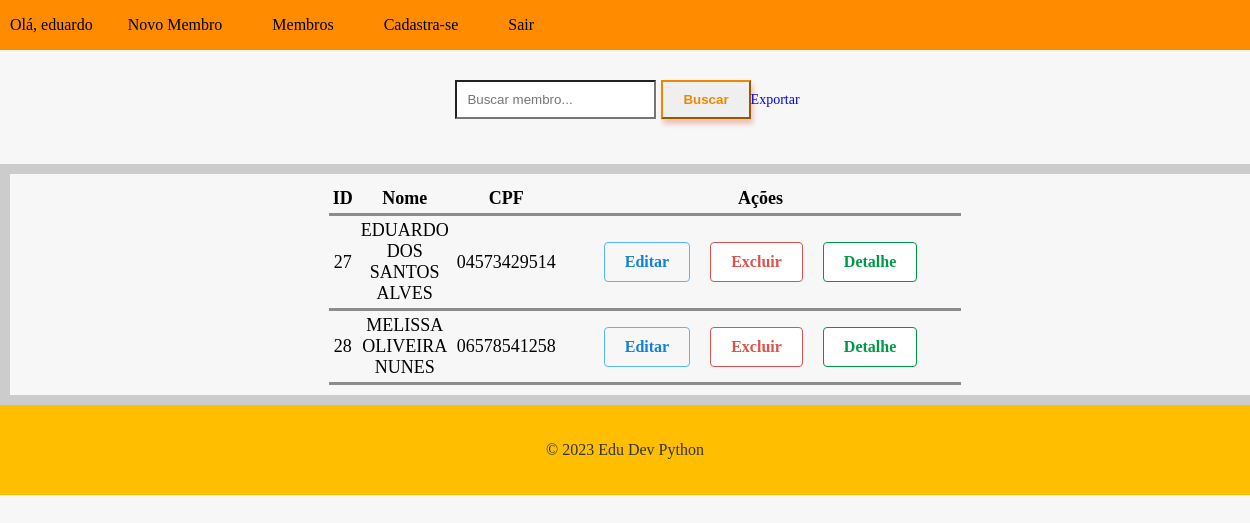
Page /members/ (signed in) on the earlier database version.
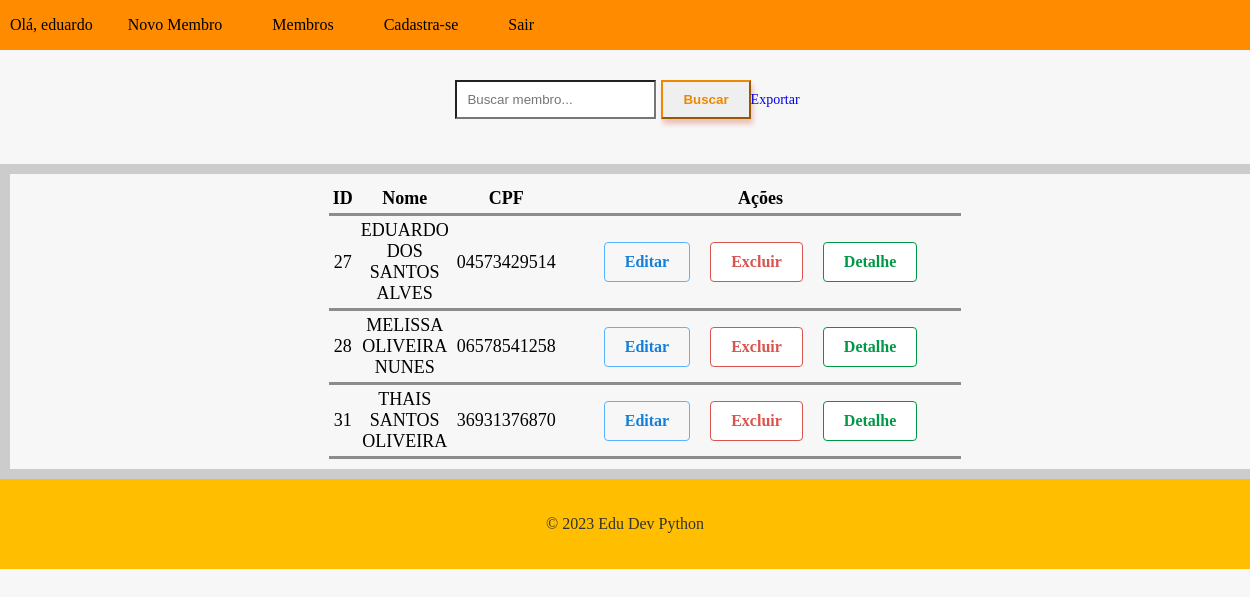
Same page on the later database version.
### cadmember/models.py (models this page shows, shortened)
class Member(models.Model):
    id = models.AutoField(primary_key=True)
    name = models.CharField(max_length=200, blank=False, null=False, verbose_name='nome')
    cpf = models.CharField(max_length=11, blank=False, null=True, verbose_name="cpf")
    date_birth = models.DateField(null=False, blank=False, verbose_name='data_nascimento',default=" ")
    city_birth = models.ForeignKey(City, on_delete=models.PROTECT, related_name= 'cidade_nascimento', null=True)
    state_birth = models.ForeignKey(State, on_delete=models.PROTECT, related_name= "estado_nascimento", null= True)
    date_baptism = models.DateField(null=False, blank=False, verbose_name='data_batismo')
    address = models.CharField(max_length=200, blank=False, null=False, verbose_name='endereço')
    cep = models.CharField(max_length=8, blank=False, null=False, verbose_name='cep')

### cadmember/views.py (the view)
# urls.py: path('members/', MembersListView.as_view(), name='members_list'),
@method_decorator(login_required(login_url='login'), name='dispatch')
class MembersListView(ListView):
    model = Member
    template_name ='members.html'
    context_object_name ='members'
    def get_queryset(self):
        members = super().get_queryset().order_by('name')
        search = self.request.GET.get('search')
        if search:
             members = members.filter(name__icontains=search)
        return members

### cadmember/templates/members.html (shortened to what this page needs)
{% extends "base.html" %}
{% load static %}
{% block content %}
  <head>
    <link  rel="stylesheet" href="{% static 'css/tabela.css' %}">
  </head>
    <form method="GET" action="{% url  'members_list' %}">
        <input type="text" name="search" placeholder="Buscar membro...">
        <button type="submit">Buscar</button>
        <a href="{% url 'exportar_excel' %}">Exportar</a>
    </form>
    <div class="conteiner">
        <table class="tabela" >
            <thead class="thead">
                <tr>
                    <th scope="col">ID</th>
                    <th scope="col">Nome</th>
                    <th scope="col">CPF</th>
                    <th scope="col">Ações</th>
                </tr>
            </thead>
            <Tbody>
                {% for member in members %}
                <tr>
                    <td>{{ member.id }}</td>
                    <td>{{ member.name }}</td>
                    <td>{{ member.cpf }}</td>
                    <td>
                    <div class="btn">
                        <a href="{% url 'member_update' pk=member.pk %}" class="btn btn-update">Editar</a>
                        <a href="{% url 'member_delete' pk=member.pk%}"  class=" btn btn-danger">Excluir</a>
                        <a href="{% url 'member_detail' pk=member.pk %}" class=" btn btn-detail">Detalhe</a>
                    </div>
                    </td>
                </tr>
                {% endfor %}
            </Tbody>
        </table>
    </div>
{% endblock  %}

Differences in the rows shown:
added Member: id "31", name "THAIS SANTOS OLIVEIRA", cpf "36931376870"
